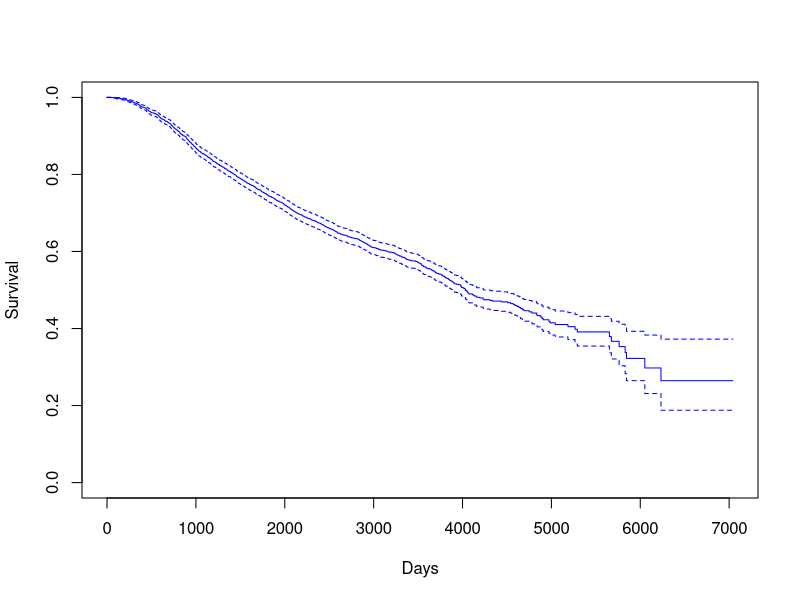
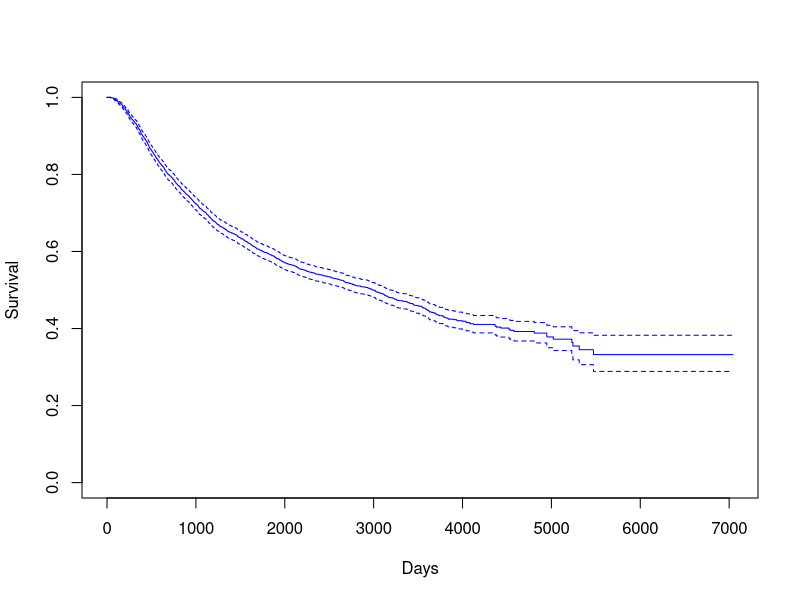
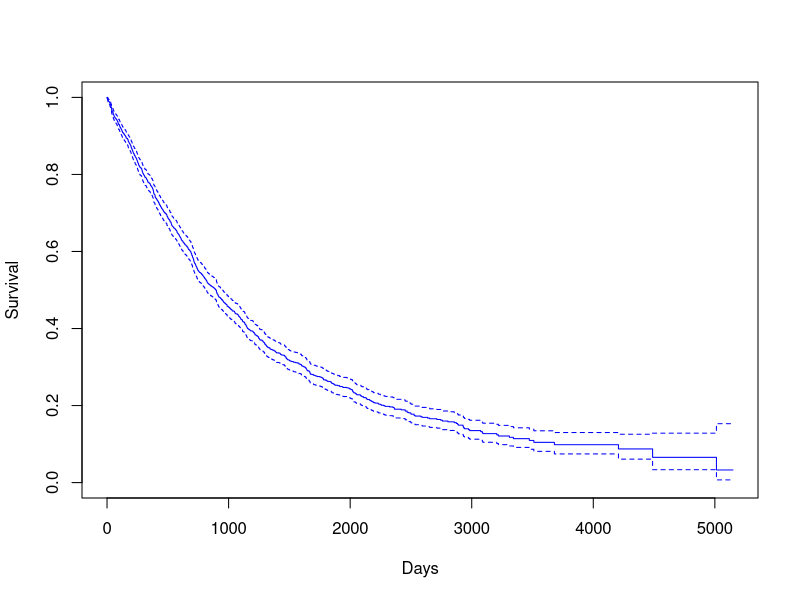
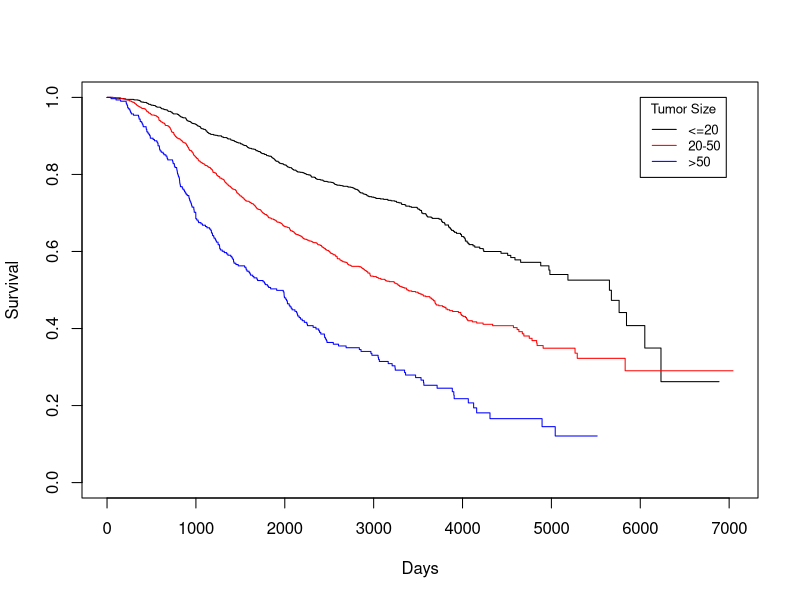
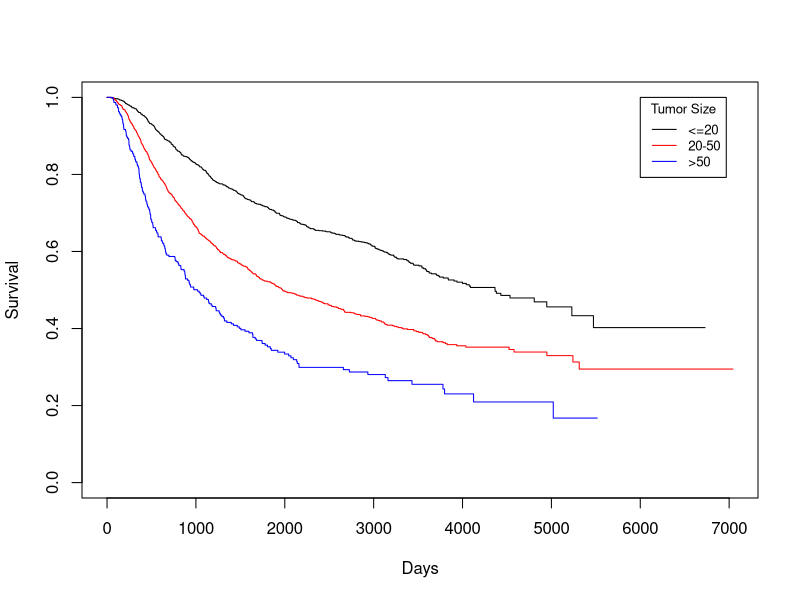
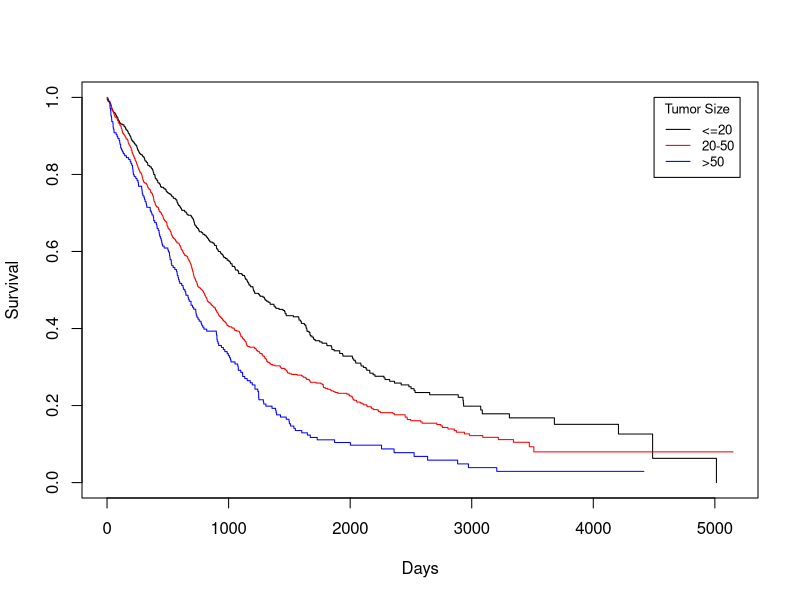
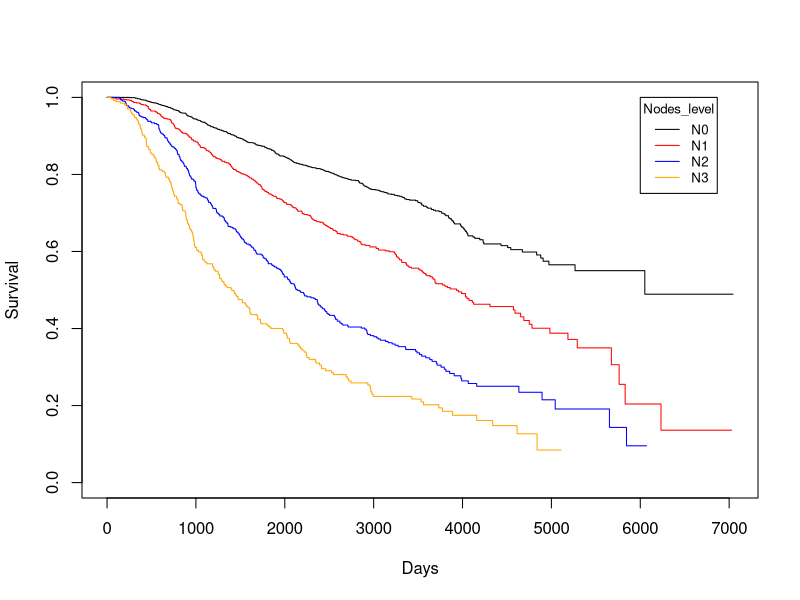
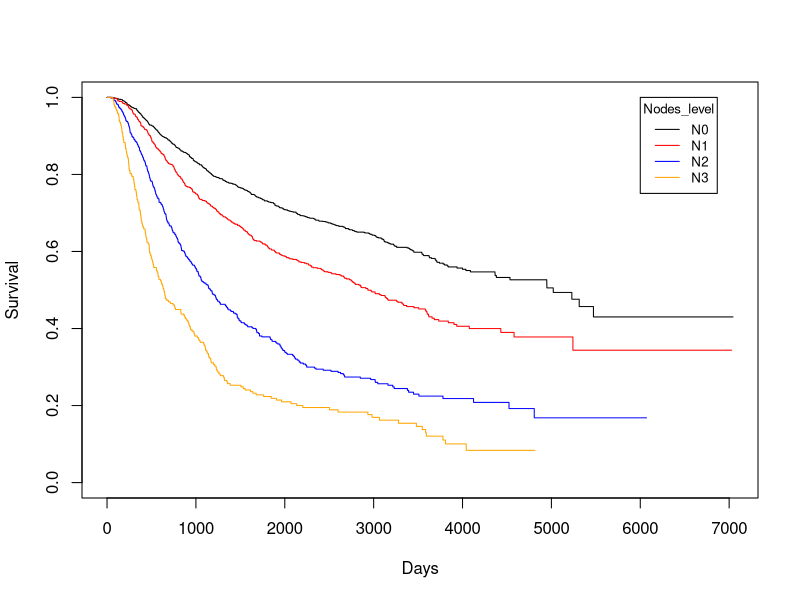

Write the R code that produced these figures, in order.
## ---- chunk 1
library(survival)
library(survminer)
library(tidyverse)
library(caret)
## ---- chunk 2
data(rotterdam)
## ---- chunk 3
rotterdam <- rotterdam %>%
  mutate(Treatment = ifelse(chemo == 1 & hormon == 0, "Chemo", 
                     ifelse(chemo == 0 & hormon == 1, "Hormon", 
                     ifelse(chemo == 1 & hormon == 1, "Both", "NaN/Other Treatment"))))
rotterdam <- rotterdam %>% 
  mutate(Nodes_level = ifelse(nodes == 0, "N0", 
                       ifelse(nodes >= 1 & nodes <= 3, "N1", 
                       ifelse(nodes >= 4 & nodes <= 9, "N2", 
                       ifelse(nodes >= 10, "N3", NaN)))))
rotterdam <- rotterdam %>%
  mutate(grade = as.factor(grade)) %>%
  mutate(size = as.factor(size)) %>%
  mutate(Treatment = as.factor(Treatment))
rotterdam_recur <- rotterdam %>%
  filter(recur == 1) %>%
  mutate(drecurtime = dtime-rtime)
## ---- chunk 4
KM <- survfit(Surv(dtime, death) ~ 1, data = rotterdam)
plot(KM, conf.int = TRUE, col = "blue", xlab="Days", ylab="Survival")
## ---- chunk 5
mean(rotterdam$dtime)
median(rotterdam$dtime)
## ---- chunk 6
KM <- survfit(Surv(rtime, recur) ~ 1, data = rotterdam)
plot(KM, conf.int = TRUE, col = "blue", xlab="Days", ylab="Survival")
## ---- chunk 7
mean(rotterdam$rtime)
median(rotterdam$rtime)
## ---- chunk 8
KM <- survfit(Surv(drecurtime, death) ~ 1, data = rotterdam_recur)
plot(KM, conf.int = TRUE, col = "blue", xlab="Days", ylab="Survival")
## ---- chunk 9
mean(rotterdam_recur$drecurtime)
median(rotterdam_recur$drecurtime)
## ---- chunk 10
KM_None_Death <- survfit(Surv(dtime, death) ~ size, data = rotterdam)
plot(KM_None_Death, conf.type = "plain", col = c("black","red","blue"), xlab="Days", ylab="Survival")
legend(6000, 1, legend=c("<=20", "20-50", ">50"),
       col=c("black", "red", "blue"), lty=1, cex=0.8,
       title="Tumor Size", text.font=6)
## ---- chunk 11
KM_None_Recur <- survfit(Surv(rtime, recur) ~ size, data = rotterdam)
plot(KM_None_Recur, conf.type = "plain", col = c("black","red","blue"), xlab="Days", ylab="Survival")
legend(6000, 1, legend=c("<=20", "20-50", ">50"),
       col=c("black", "red", "blue"), lty=1, cex=0.8,
       title="Tumor Size", text.font=6)
## ---- chunk 12
KM_None_drecur <- survfit(Surv(drecurtime, death) ~ size, data = rotterdam_recur)
plot(KM_None_drecur, conf.type = "plain", col = c("black","red","blue"), xlab="Days", ylab="Survival")
legend(4500, 1, legend=c("<=20", "20-50", ">50"),
       col=c("black", "red", "blue"), lty=1, cex=0.8,
       title="Tumor Size", text.font=6)
## ---- chunk 13
KM_None_Death <- survfit(Surv(dtime, death) ~ Nodes_level, data = rotterdam)
plot(KM_None_Death, conf.type = "plain", col = c("black","red","blue","orange"), xlab="Days", ylab="Survival")
legend(6000, 1, legend=c("N0", "N1","N2", "N3"),
       col=c("black", "red", "blue", "orange"), lty=1, cex=0.8,
       title="Nodes_level", text.font=6)
## ---- chunk 14
KM_None_Recur <- survfit(Surv(rtime, recur) ~ Nodes_level, data = rotterdam)
plot(KM_None_Recur, conf.type = "plain", col = c("black","red","blue","orange"), xlab="Days", ylab="Survival")
legend(6000, 1, legend=c("N0", "N1","N2", "N3"),
       col=c("black", "red", "blue", "orange"), lty=1, cex=0.8,
       title="Nodes_level", text.font=6)
## ---- chunk 15
KM_None_drecur <- survfit(Surv(drecurtime, death) ~ Nodes_level, data = rotterdam_recur)
plot(KM_None_drecur, conf.type = "plain", col = c("black","red","blue","orange"), xlab="Days", ylab="Survival")
legend(4500, 1, legend=c("N0", "N1","N2", "N3"),
       col=c("black", "red", "blue", "orange"), lty=1, cex=0.8,
       title="Nodes_level", text.font=6)
## ---- chunk 16
KM_Treatment_Death <- survfit(Surv(dtime, death) ~ Treatment, data = rotterdam)
plot(KM_Treatment_Death, conf.int = FALSE, col = c("black", "red", "blue", "orange"), xlab="Days", ylab="Survival")
legend(1, 0.4, legend=c("Both", "Chemo","Hormon", "NaN/Other Treatment"),
       col=c("black", "red", "blue", "orange"), lty=1, cex=0.8,
       title="Treatment Group", text.font=6)
## ---- chunk 17
KM_Treatment_Recur <- survfit(Surv(rtime, recur) ~ Treatment, data = rotterdam)
plot(KM_Treatment_Recur, conf.int = FALSE, col = c("black", "red", "blue", "orange"), xlab="Days", ylab="Survival")
legend(1, 0.4, legend=c("Both", "Chemo","Hormon", "NaN/Other Treatment"),
       col=c("black", "red", "blue", "orange"), lty=1, cex=0.8,
       title="Treatment Group", text.font=6)
## ---- chunk 18
KM_Treatment_drecur <- survfit(Surv(drecurtime, death) ~ Treatment, data = rotterdam_recur)
plot(KM_Treatment_drecur, conf.int = FALSE, col = c("black", "red", "blue", "orange"), xlab="Days", ylab="Survival")
legend(3700, 1, legend=c("Both", "Chemo","Hormon", "NaN/Other Treatment"),
       col=c("black", "red", "blue", "orange"), lty=1, cex=0.8,
       title="Treatment Group", text.font=6)
## ---- chunk 19
# The Cox-Snell function takes as inputs
# 1. A vector of Cox-Snell residuals created by the user based on the model being evaluated,
# 2. A status vector
# 3. Optional x- and y- limits for the resulting plot

CoxSnell = function(cs,status,xlim=NULL,ylim=NULL)
{
kmcs = survfit(Surv(jitter(cs,amount=(max(cs)-min(cs))/1000),status) ~ 1)$surv

plot(log(-log(kmcs)) ~ sort(log(cs)) ,
      xlab="log(Cox-Snell)", ylab="log(-log(S(Cox-Snell)))", xlim=xlim, ylim=ylim )

abline(0,1,col='red')
}
## ---- chunk 20
Dexp <- survreg(Surv(dtime, death) ~ Treatment + size + nodes + age, dist='exponential', data=rotterdam)
Dexp
## ---- chunk 21
Dexp <- survreg(Surv(rtime, recur) ~ Treatment + size + nodes + age, dist='exponential', data=rotterdam)
Dexp
## ---- chunk 22
Dweibull <- survreg(Surv(dtime, death) ~ Treatment + size + nodes + age, dist='weibull', data=rotterdam)
Dweibull
## ---- chunk 23
Dweibull <- survreg(Surv(rtime, recur) ~ Treatment + size + nodes + age, dist='weibull', data=rotterdam)
Dweibull
## ---- chunk 24
Dlnorm <- survreg(Surv(dtime, death) ~ Treatment + size + nodes + age , dist='lognormal', data=rotterdam)
Dlnorm
CS_LnormD <- -log(1 - plnorm(rotterdam$dtime, 9.709442268-0.431016329*(rotterdam$Treatment=="Chemo")
                                                  -0.346351742*(rotterdam$Treatment=="Hormon")  
                                                  -0.423626557*(rotterdam$Treatment=="NaN/Other Treatment")
                                                  -0.372703559*(rotterdam$size=="20-50")
                                                  -0.654189313*(rotterdam$size==">50")
                                                  -0.079103425*rotterdam$nodes 
                                                  -0.009903862*rotterdam$age, 
                                       1.077329))
# Make appropriate graph using CoxSnell function
CoxSnell(CS_LnormD, rotterdam$death)
## ---- chunk 25
Rlnorm <- survreg(Surv(rtime, recur) ~ Treatment + size + nodes + age, dist='lognormal', data=rotterdam)
Rlnorm
CS_LnormR <- -log(1 - plnorm(rotterdam$rtime, 8.514204484-0.382172447*(rotterdam$Treatment=="Chemo")
                                                  -0.479063703*(rotterdam$Treatment=="Hormon")   
                                                  -0.605193863*(rotterdam$Treatment=="NaN/Other Treatment")
                                                  -0.458345796*(rotterdam$size=="20-50")
                                                  -0.738657689*(rotterdam$size==">50")
                                                  -0.107708963*rotterdam$nodes 
                                                  +0.009059467*rotterdam$age, 
                                       1.340545))

# Make appropriate graph using CoxSnell function
CoxSnell(CS_LnormR, rotterdam$recur)
## ---- chunk 26
m_death_withage = coxph(Surv(dtime, death) ~ Treatment + size + nodes + age, data=rotterdam)
m_death_withage
cox.zph(m_death_withage)
## ---- chunk 27
m_death_strataage = coxph(Surv(dtime, death) ~ Treatment + size + nodes + strata(age), data=rotterdam)
m_death_strataage
cox.zph(m_death_strataage)
## ---- chunk 28
m_recur = coxph(Surv(rtime, recur) ~ Treatment + size + nodes + age, data=rotterdam)
m_recur
cox.zph(m_recur)
## ---- chunk 29
m_recur = coxph(Surv(rtime, recur) ~ Treatment + size + nodes + strata(age), data=rotterdam)
m_recur
cox.zph(m_recur)
